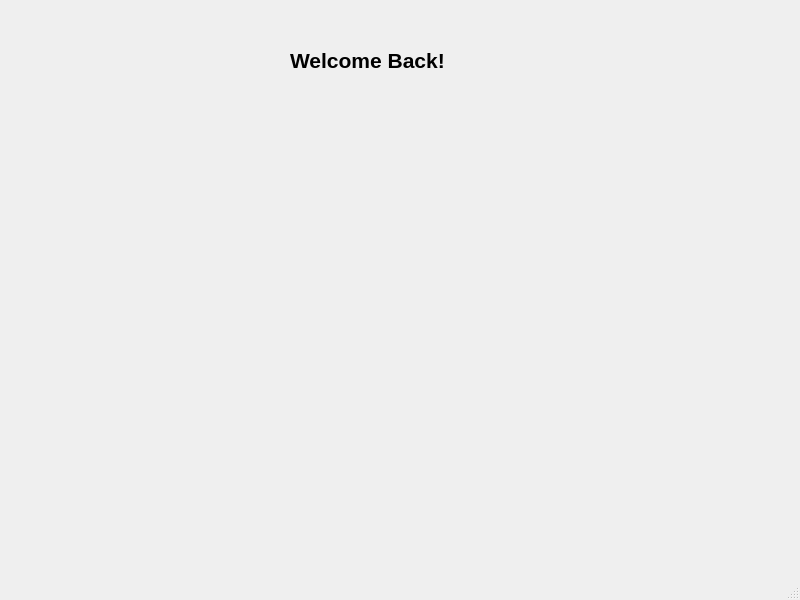
<?xml version="1.0" encoding="UTF-8"?>
<ui version="4.0">
 <class>MainWindow</class>
 <widget class="QMainWindow" name="MainWindow">
  <property name="geometry">
   <rect>
    <x>0</x>
    <y>0</y>
    <width>800</width>
    <height>600</height>
   </rect>
  </property>
  <property name="windowTitle">
   <string>MainWindow</string>
  </property>
  <widget class="QWidget" name="centralwidget">
   <widget class="QLabel" name="label">
    <property name="geometry">
     <rect>
      <x>290</x>
      <y>30</y>
      <width>241</width>
      <height>61</height>
     </rect>
    </property>
    <property name="font">
     <font>
      <pointsize>16</pointsize>
      <weight>75</weight>
      <bold>true</bold>
     </font>
    </property>
    <property name="text">
     <string>Welcome Back!</string>
    </property>
   </widget>
  </widget>
  <widget class="QMenuBar" name="menubar">
   <property name="geometry">
    <rect>
     <x>0</x>
     <y>0</y>
     <width>800</width>
     <height>26</height>
    </rect>
   </property>
  </widget>
  <widget class="QStatusBar" name="statusbar"/>
 </widget>
 <resources/>
 <connections/>
</ui>
